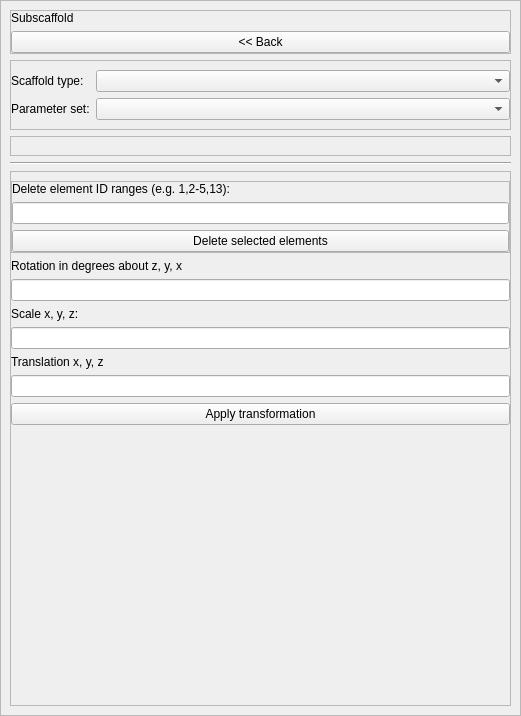
         <widget class="QWidget" name="scrollAreaWidgetContents_2">
          <property name="geometry">
           <rect>
            <x>0</x>
            <y>0</y>
            <width>521</width>
            <height>716</height>
           </rect>
          </property>
          <property name="sizePolicy">
           <sizepolicy hsizetype="Preferred" vsizetype="Expanding">
            <horstretch>0</horstretch>
            <verstretch>0</verstretch>
           </sizepolicy>
          </property>
          <layout class="QVBoxLayout" name="verticalLayout_2">
           <property name="leftMargin">
            <number>0</number>
           </property>
           <property name="topMargin">
            <number>0</number>
           </property>
           <property name="rightMargin">
            <number>0</number>
           </property>
           <property name="bottomMargin">
            <number>0</number>
           </property>
           <item>
            <layout class="QVBoxLayout" name="verticalLayout_3">
             <item>
              <widget class="QFrame" name="scaffoldFrame">
               <property name="sizePolicy">
                <sizepolicy hsizetype="Preferred" vsizetype="Preferred">
                 <horstretch>0</horstretch>
                 <verstretch>0</verstretch>
                </sizepolicy>
               </property>
               <property name="minimumSize">
                <size>
                 <width>0</width>
                 <height>0</height>
                </size>
               </property>
               <property name="frameShape">
                <enum>QFrame::StyledPanel</enum>
               </property>
               <property name="frameShadow">
                <enum>QFrame::Raised</enum>
               </property>
               <layout class="QVBoxLayout" name="verticalLayout_8">
                <item>
                 <widget class="QFrame" name="subscaffold_frame">
                  <property name="sizePolicy">
                   <sizepolicy hsizetype="Preferred" vsizetype="Preferred">
                    <horstretch>0</horstretch>
                    <verstretch>0</verstretch>
                   </sizepolicy>
                  </property>
                  <property name="minimumSize">
                   <size>
                    <width>0</width>
                    <height>0</height>
                   </size>
                  </property>
                  <property name="frameShape">
                   <enum>QFrame::StyledPanel</enum>
                  </property>
                  <property name="frameShadow">
                   <enum>QFrame::Raised</enum>
                  </property>
                  <layout class="QVBoxLayout" name="verticalLayout_5">
                   <property name="leftMargin">
                    <number>0</number>
                   </property>
                   <property name="topMargin">
                    <number>0</number>
                   </property>
                   <property name="rightMargin">
                    <number>0</number>
                   </property>
                   <property name="bottomMargin">
                    <number>0</number>
                   </property>
                   <item>
                    <widget class="QLabel" name="subscaffold_label">
                     <property name="text">
                      <string>Subscaffold</string>
                     </property>
                    </widget>
                   </item>
                   <item>
                    <widget class="QPushButton" name="subscaffoldBack_pushButton">
                     <property name="sizePolicy">
                      <sizepolicy hsizetype="Preferred" vsizetype="Fixed">
                       <horstretch>0</horstretch>
                       <verstretch>0</verstretch>
                      </sizepolicy>
                     </property>
                     <property name="text">
                      <string>&lt;&lt; Back</string>
                     </property>
                    </widget>
                   </item>
                  </layout>
                 </widget>
                </item>
                <item>
                 <widget class="QFrame" name="meshType_frame">
                  <property name="frameShape">
                   <enum>QFrame::StyledPanel</enum>
                  </property>
                  <property name="frameShadow">
                   <enum>QFrame::Raised</enum>
                  </property>
                  <layout class="QFormLayout" name="formLayout">
                   <property name="leftMargin">
                    <number>0</number>
                   </property>
                   <property name="rightMargin">
                    <number>0</number>
                   </property>
                   <item row="0" column="0">
                    <widget class="QLabel" name="meshType_label">
                     <property name="text">
                      <string>Scaffold type:</string>
                     </property>
                    </widget>
                   </item>
                   <item row="0" column="1">
                    <widget class="QComboBox" name="meshType_comboBox"/>
                   </item>
                   <item row="1" column="0">
                    <widget class="QLabel" name="parameterSet_label">
                     <property name="text">
                      <string>Parameter set:</string>
                     </property>
                    </widget>
                   </item>
                   <item row="1" column="1">
                    <widget class="QComboBox" name="parameterSet_comboBox"/>
                   </item>
                  </layout>
                 </widget>
                </item>
                <item>
                 <widget class="QFrame" name="meshTypeOptions_frame">
                  <property name="frameShape">
                   <enum>QFrame::StyledPanel</enum>
                  </property>
                  <property name="frameShadow">
                   <enum>QFrame::Raised</enum>
                  </property>
                  <layout class="QVBoxLayout" name="verticalLayout_9">
                   <property name="leftMargin">
                    <number>0</number>
                   </property>
                   <property name="rightMargin">
                    <number>0</number>
                   </property>
                  </layout>
                 </widget>
                </item>
                <item>
                 <widget class="Line" name="scaffoldFrame_line_1">
                  <property name="orientation">
                   <enum>Qt::Horizontal</enum>
                  </property>
                 </widget>
                </item>
                <item>
                 <widget class="QFrame" name="modifyOptions_frame">
                  <property name="frameShape">
                   <enum>QFrame::StyledPanel</enum>
                  </property>
                  <property name="frameShadow">
                   <enum>QFrame::Raised</enum>
                  </property>
                  <layout class="QVBoxLayout" name="verticalLayout_6">
                   <property name="leftMargin">
                    <number>0</number>
                   </property>
                   <property name="rightMargin">
                    <number>0</number>
                   </property>
                   <item>
                    <widget class="QFrame" name="deleteElementsRanges_frame">
                     <property name="frameShape">
                      <enum>QFrame::StyledPanel</enum>
                     </property>
                     <property name="frameShadow">
                      <enum>QFrame::Raised</enum>
                     </property>
                     <layout class="QVBoxLayout" name="verticalLayout_10">
                      <property name="leftMargin">
                       <number>0</number>
                      </property>
                      <property name="topMargin">
                       <number>0</number>
                      </property>
                      <property name="rightMargin">
                       <number>0</number>
                      </property>
                      <property name="bottomMargin">
                       <number>0</number>
                      </property>
                      <item>
                       <widget class="QLabel" name="deleteElementsRanges_label">
                        <property name="text">
                         <string>Delete element ID ranges (e.g. 1,2-5,13):</string>
                        </property>
                       </widget>
                      </item>
                      <item>
                       <widget class="QLineEdit" name="deleteElementsRanges_lineEdit"/>
                      </item>
                      <item>
                       <widget class="QPushButton" name="deleteElementsSelection_pushButton">
                        <property name="text">
                         <string>Delete selected elements</string>
                        </property>
                       </widget>
                      </item>
                     </layout>
                    </widget>
                   </item>
                   <item>
                    <widget class="QLabel" name="rotation_label">
                     <property name="text">
                      <string>Rotation in degrees about z, y, x</string>
                     </property>
                    </widget>
                   </item>
                   <item>
                    <widget class="QLineEdit" name="rotation_lineEdit"/>
                   </item>
                   <item>
                    <widget class="QLabel" name="scale_label">
                     <property name="text">
                      <string>Scale x, y, z:</string>
                     </property>
                    </widget>
                   </item>
                   <item>
                    <widget class="QLineEdit" name="scale_lineEdit"/>
                   </item>
                   <item>
                    <widget class="QLabel" name="translation_label">
                     <property name="text">
                      <string>Translation x, y, z</string>
                     </property>
                    </widget>
                   </item>
                   <item>
                    <widget class="QLineEdit" name="translation_lineEdit"/>
                   </item>
                   <item>
                    <widget class="QPushButton" name="applyTransformation_pushButton">
                     <property name="text">
                      <string>Apply transformation</string>
                     </property>
                    </widget>
                   </item>
                   <item>
                    <spacer name="verticalSpacer">
                     <property name="orientation">
                      <enum>Qt::Vertical</enum>
                     </property>
                     <property name="sizeHint" stdset="0">
                      <size>
                       <width>20</width>
                       <height>40</height>
                      </size>
                     </property>
                    </spacer>
                   </item>
                  </layout>
                 </widget>
                </item>
               </layout>
              </widget>
             </item>
            </layout>
           </item>
          </layout>
         </widget>
